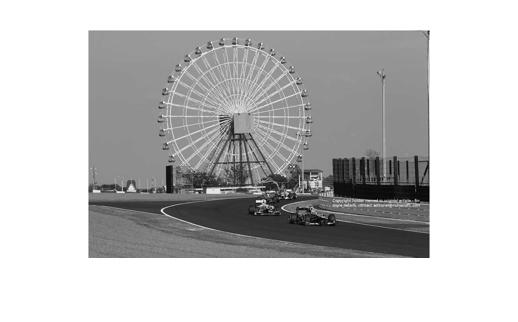
%> input picture L03/ex6/suzuka-wheel1.jpg, 518 x 322 px
$ octave ex6.m   (GNU Octave 9; MATLAB toolbox functions it lacks are replaced by stand-ins)
%> lines starting %> are read from the running program, lines starting %| are printed output that depends on the picture
I1=imresize(im2double(rgb2gray(imread('suzuka-wheel1.jpg'))), 0.4);
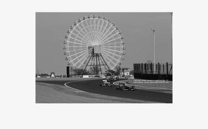
%> I1: size 129x208 double; min 0.00379, max 1.03, mean 0.764; drawn with min black and max white
IMGs = {'atandt1.jpg' 'atandt2.jpg'  'atandt3.jpg'  'empire1.jpg' 'empire2.jpg' 'empire3.jpg'  'suzuka-wheel1.jpg' 'suzuka-wheel2.jpg' 'suzuka-wheel3.jpg'};
y = size(IMGs, 2);
simmilars = zeros(y);
for i = 1:y
    I1=im2double(rgb2gray(imread(IMGs{i})));
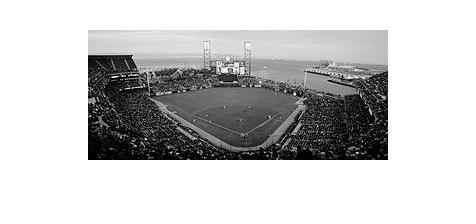
%> input picture L03/ex6/atandt1.jpg, 476 x 224 px
%> I1: size 224x476 double; min 0, max 1, mean 0.784
%> (the run ends here)
